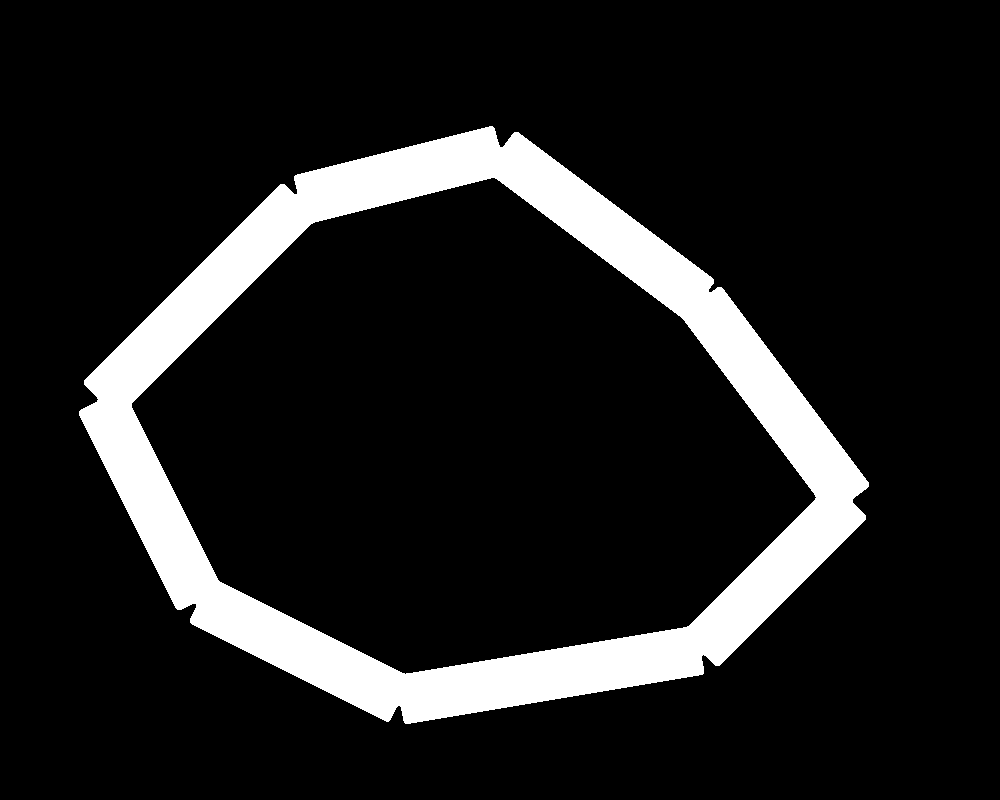
#> input picture training_tracks/tracks/complex_circuit/complex_circuit_map.png, 1000 x 800 px; its folder holds only this picture in this run
$ python visualize_tracks.py
#> lines starting #> are read from the running program, lines starting #| are printed output that depends on the picture; after the words box and inside, x2 and y2 are one past the last pixel; in counts of white or black regions, pixels touching at a corner belong together
#!/usr/bin/env python3
"""
Script para visualizar las pistas generadas
"""

import matplotlib.pyplot as plt
from PIL import Image
import os
import numpy as np


def visualize_all_tracks():
    """Visualiza todas las pistas generadas"""

    tracks_dir = "./tracks"

    if not os.path.exists(tracks_dir):
        print("❌ No se encontró el directorio de pistas. Ejecuta create_tracks.py primero.")
        return

    # Obtener lista de pistas
    track_names = [d for d in os.listdir(tracks_dir) if os.path.isdir(os.path.join(tracks_dir, d))]

    if not track_names:
        print("❌ No se encontraron pistas en el directorio.")
        return

    print(f"📊 Visualizando {len(track_names)} pistas...")

    # Crear subplot para mostrar todas las pistas
    fig, axes = plt.subplots(2, 2, figsize=(15, 12))
    axes = axes.flatten()

    for i, track_name in enumerate(track_names):
        if i >= len(axes):
            break

        track_image_path = os.path.join(tracks_dir, track_name, f"{track_name}_map.png")

        if os.path.exists(track_image_path):
            # Cargar y mostrar la imagen
            img = Image.open(track_image_path)
#> img is the input picture: PIL image 1000x800 L; 12.1% white; 1 white region, box (x1, y1, x2, y2) and area: (79, 126, 869, 724) 96601
            img_array = np.array(img)

            axes[i].imshow(img_array, cmap='gray')
            axes[i].set_title(f"Pista: {track_name.replace('_', ' ').title()}", fontsize=12, pad=10)
            axes[i].axis('off')

            # Añadir información sobre la pista
            height, width = img_array.shape
#> height = 800; width = 1000
            track_pixels = np.sum(img_array > 128)  # Píxeles blancos (pista)
#> track_pixels = 96601
            total_pixels = height * width
#> total_pixels = 800000
            track_percentage = (track_pixels / total_pixels) * 100
#> track_percentage = 12.08

            axes[i].text(10, height - 20,
                         f"Dimensiones: {width}x{height}\nÁrea pista: {track_percentage:.1f}%",
                         fontsize=9, color='red',
                         bbox=dict(boxstyle="round,pad=0.3", facecolor="white", alpha=0.8))
        else:
            axes[i].text(0.5, 0.5, f"❌ No encontrada:\n{track_name}",
                         transform=axes[i].transAxes, ha='center', va='center')
            axes[i].set_title(f"Error: {track_name}")

    # Ocultar ejes no utilizados
    for j in range(len(track_names), len(axes)):
        axes[j].axis('off')

    plt.tight_layout()
    plt.suptitle("🏁 Pistas Generadas para F1TENTH", fontsize=16, y=0.98)
    plt.show()
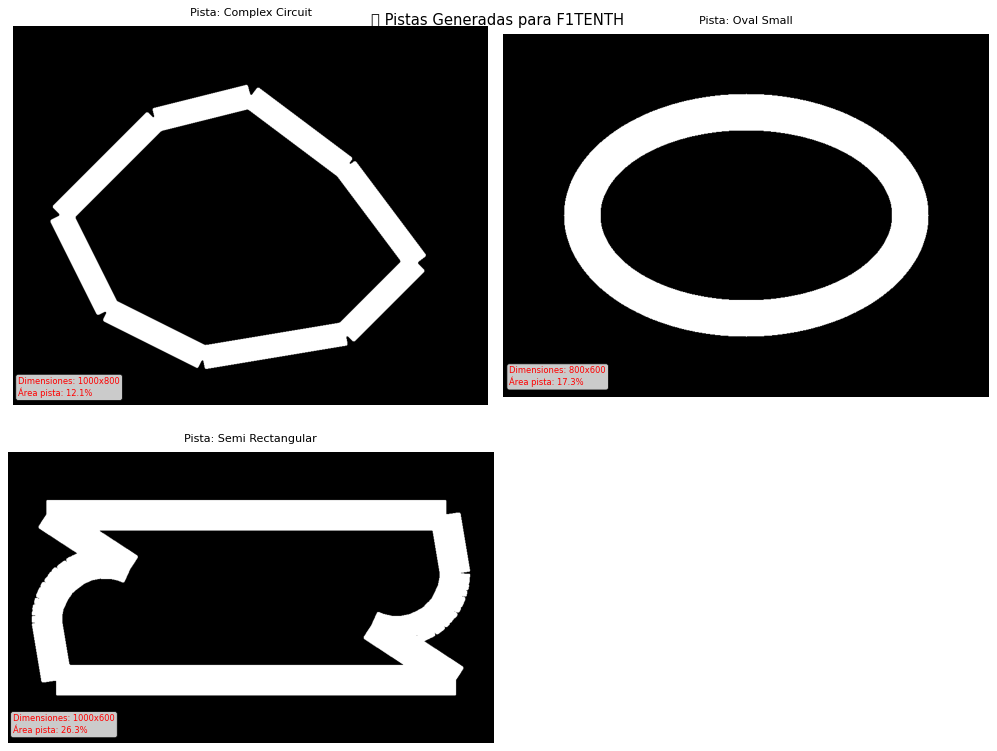
#> figure drawn by matplotlib, 3 panels

    print("✅ Visualización completada!")


def show_track_details():
    """Muestra detalles técnicos de cada pista"""

    tracks_dir = "./tracks"
    track_names = [d for d in os.listdir(tracks_dir) if os.path.isdir(os.path.join(tracks_dir, d))]

    print("\n📋 Detalles de las Pistas Generadas:")
    print("=" * 60)

    for track_name in track_names:
        yaml_path = os.path.join(tracks_dir, track_name, f"{track_name}_map.yaml")
        img_path = os.path.join(tracks_dir, track_name, f"{track_name}_map.png")

        if os.path.exists(yaml_path) and os.path.exists(img_path):
            # Leer configuración YAML
            import yaml
            with open(yaml_path, 'r') as f:
                config = yaml.safe_load(f)

            # Leer imagen para obtener dimensiones
            img = Image.open(img_path)
            width, height = img.size

            print(f"\n🏁 {track_name.replace('_', ' ').title()}")
            print(f"   📁 Archivos: {track_name}_map.png, {track_name}_map.yaml")
            print(f"   📐 Dimensiones: {width} x {height} píxeles")
            print(f"   📏 Resolución: {config['resolution']} m/píxel")
            print(f"   🌍 Origen: {config['origin']}")
            print(f"   📊 Tamaño real: {width * config['resolution']:.1f} x {height * config['resolution']:.1f} metros")
        else:
            print(f"\n❌ {track_name}: Archivos incompletos")


if __name__ == "__main__":
    print("🏁 Visualizador de Pistas F1TENTH")
    print("=" * 40)

    show_track_details()

    try:
        visualize_all_tracks()
    except Exception as e:
        print(f"❌ Error al visualizar: {e}")
        print("💡 Asegúrate de tener matplotlib instalado: pip install matplotlib")
